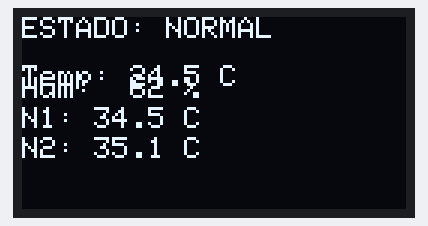
Recording of a sketch running on a simulated ESP32. Shown: 128×64 one-colour display. What the sketch prints to the serial monitor is not drawn.

Above: at 2.6 s.
At 12.1 s:
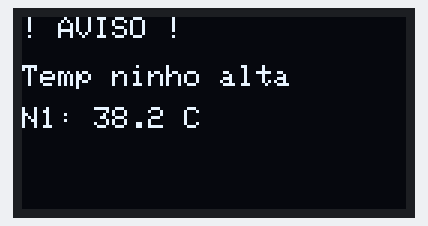

The sketch:

test_oled.ino
```cpp
/*
 * Apiário Tech — Teste OLED SSD1306
 *
 * Objetivo: Validar apresentação de estados normal, aviso e erro.
 * Critério: Ecrã apresenta informação legível nos três estados.
 *
 * Ligações:
 *   VCC → 3.3V
 *   GND → GND
 *   SDA → GPIO 21
 *   SCL → GPIO 22
 *
 * Bibliotecas necessárias:
 *   - Adafruit SSD1306
 *   - Adafruit GFX
 */

#include <Wire.h>
#include <Adafruit_GFX.h>
#include <Adafruit_SSD1306.h>

#define SDA_PIN 21
#define SCL_PIN 22
#define SCREEN_WIDTH 128
#define SCREEN_HEIGHT 64
#define OLED_RESET -1

Adafruit_SSD1306 display(SCREEN_WIDTH, SCREEN_HEIGHT, &Wire, OLED_RESET);
bool oledOK = false;

int estado = 0;  // 0=normal, 1=aviso, 2=erro
unsigned long ultimaMudanca = 0;

void setup() {
  Serial.begin(115200);
  delay(2000);

  Serial.println();
  Serial.println("================================");
  Serial.println("TESTE OLED — Apiário Tech");
  Serial.println("================================");
  Serial.println();

  Wire.begin(SDA_PIN, SCL_PIN);
  delay(500);

  Serial.println("A iniciar OLED...");
  oledOK = display.begin(SSD1306_SWITCHCAPVCC, 0x3C);

  if (oledOK) {
    Serial.println("✓ OLED encontrado e iniciado.");
    Serial.println("O ecrã alterna entre estados a cada 3 segundos.");
    Serial.println("----------------------------------------");
    mostrarEstado();
  } else {
    Serial.println("✗ ERRO: OLED não encontrado!");
    Serial.println("  Verifique ligações e endereço (0x3C ou 0x3D).");
  }
}

void loop() {
  if (!oledOK) {
    delay(5000);
    return;
  }

  if (millis() - ultimaMudanca > 3000) {
    ultimaMudanca = millis();
    estado = (estado + 1) % 3;
    mostrarEstado();
  }
}

void mostrarEstado() {
  display.clearDisplay();
  display.setTextSize(1);
  display.setTextColor(SSD1306_WHITE);

  switch (estado) {
    case 0:  // Normal
      display.setCursor(0, 0);
      display.println("ESTADO: NORMAL");
      display.println();
      display.print("Temp: 24.5 C");
      display.setCursor(0, 20);
      display.print("Hum:  62 %");
      display.setCursor(0, 30);
      display.print("N1: 34.5 C");
      display.setCursor(0, 40);
      display.print("N2: 35.1 C");
      Serial.println("Estado: NORMAL");
      break;

    case 1:  // Aviso
      display.setCursor(0, 0);
      display.println("! AVISO !");
      display.println();
      display.print("Temp ninho alta");
      display.setCursor(0, 30);
      display.print("N1: 38.2 C");
      Serial.println("Estado: AVISO");
      break;

    case 2:  // Erro
      display.setCursor(0, 0);
      display.println("X ERRO X");
      display.println();
      display.print("BME280 falhou");
      display.setCursor(0, 30);
      display.print("SD: sem cartao");
      Serial.println("Estado: ERRO");
      break;
  }

  display.display();
}
```

Measured:
- what the display in image 0 shows lasts 0.4 s, from 2.6 s to 3.0 s
- what the display in image 1 shows lasts 3.0 s, from 12.0 s to 15.0 s
